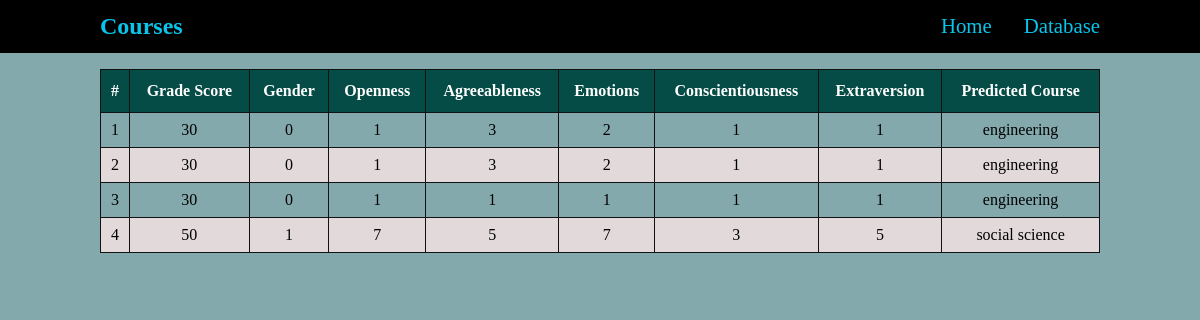
The page /database/ on the database as committed earlier.
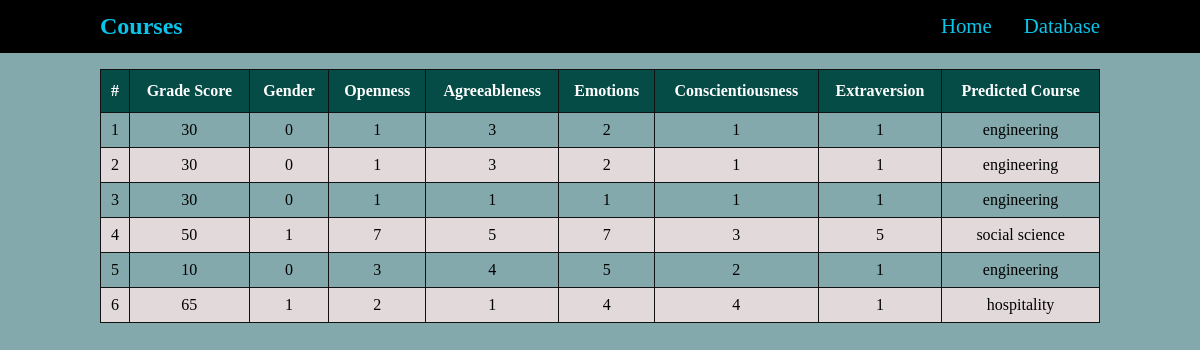
The same page on the database as committed later.
### predictapp/models.py (models this page shows, shortened)
class Record(models.Model):
    gender = models.CharField(max_length=20)
    grade = models.IntegerField()
    openness = models.IntegerField()
    agreeableness = models.IntegerField()
    emotions = models.IntegerField()
    conscientiousness = models.IntegerField()
    extraversion = models.IntegerField()
    course = models.CharField(max_length=30)

### predictapp/views.py (the view)
# urls.py: path('database/', views.database, name='db'),
def database(request):
    records = Record.objects.all()
    paginator = Paginator(records, 5)
    page_number = request.GET.get('page')
    page_obj = paginator.get_page(page_number)
    return render(request, 'predictapp/db.html', {'records': records, 'page_obj': page_obj})

### predictapp/templates/predictapp/db.html (shortened to what this page needs)
{% extends 'predictapp/base.html' %}
{% load static %}
{% block content %}
<div class="container">
    {% if records %}
    <table class="table">
        <thead>
            <th>#</th>
            <th>Grade Score</th>
            <th>Gender</th>
            <th>Openness</th>
            <th>Agreeableness</th>
            <th>Emotions</th>
            <th>Conscientiousness</th>
            <th>Extraversion</th>
            <th>Predicted Course</th>
        </thead>
        <tbody>
            {% for record in records %}
            <tr>
                <td>{{record.pk}}</td>
                <td>{{record.grade}}</td>
                <td>{{record.gender}}</td>
                <td>{{record.openness}}</td>
                <td>{{record.agreeableness}}</td>
                <td>{{record.emotions}}</td>
                <td>{{record.conscientiousness}}</td>
                <td>{{record.extraversion}}</td>
                <td>{{record.course}}</td>
            </tr>
            {% endfor %}
        </tbody>
    </table>
    {% endif %}
</div>
{% endblock %}

### predictapp/templates/predictapp/base.html (shortened to what this page needs)
{% load static %}
<!DOCTYPE html>
<html lang="en">
<head>
    <link rel="stylesheet" href="{% static 'predictapp/css/style.css' %}">
</head>
<body>
    <nav>
        <div class="container">
            <h2 class="brand">
                <a href="{% url 'predictapp:index' %}">Courses</a>
            </h2>
            <ul class="nav-links">
                <li>
                    <a href="{% url 'predictapp:index' %}">Home</a>
                </li>
                <li>
                    <a href="{% url 'predictapp:db' %}">Database</a>
                </li>
            </ul>
        </div>
    </nav>
    {% block content %}{% endblock %}
</body>
</html>

### predictapp/static/predictapp/css/style.css (style rules this page uses)
* { margin: 0; padding: 0; box-sizing: border-box; }
.container { width: 90%; max-width: 1000px; margin: auto; }
ul { list-style: none; }
a { text-decoration: none; }
body { background-color: #84a9ac; }
nav { padding: .8rem 0; background-color: black; }
.brand > a { color: #09c5eb; }
nav .container { display: flex; justify-content: space-between; align-items: center; }
.nav-links { display: flex; }
.nav-links >li:first-child { margin-right: 2rem; }
.nav-links a { font-size: 1.3rem; color: #09c5eb; }

### predictapp/templates/predictapp/db.html (style rules this page uses)
table { border-collapse: collapse; width: 100%; margin: 1rem 0; text-align: center; }
table td, table th { border: 1px solid rgb(19, 18, 18); padding: 8px; }
table tr:nth-child(even) { background-color: #e2dada; }
table th { padding-top: 12px; padding-bottom: 12px; text-align: left; background-color: #054b46; color: white; text-align: center; }

Rows that differ between the two databases and show on the page:
added Record: pk "5", grade "10", gender "0", openness "3", agreeableness "4", emotions "5", conscientiousness "2", extraversion "1", course "engineering"
added Record: pk "6", grade "65", gender "1", openness "2", agreeableness "1", emotions "4", conscientiousness "4", extraversion "1", course "hospitality"
